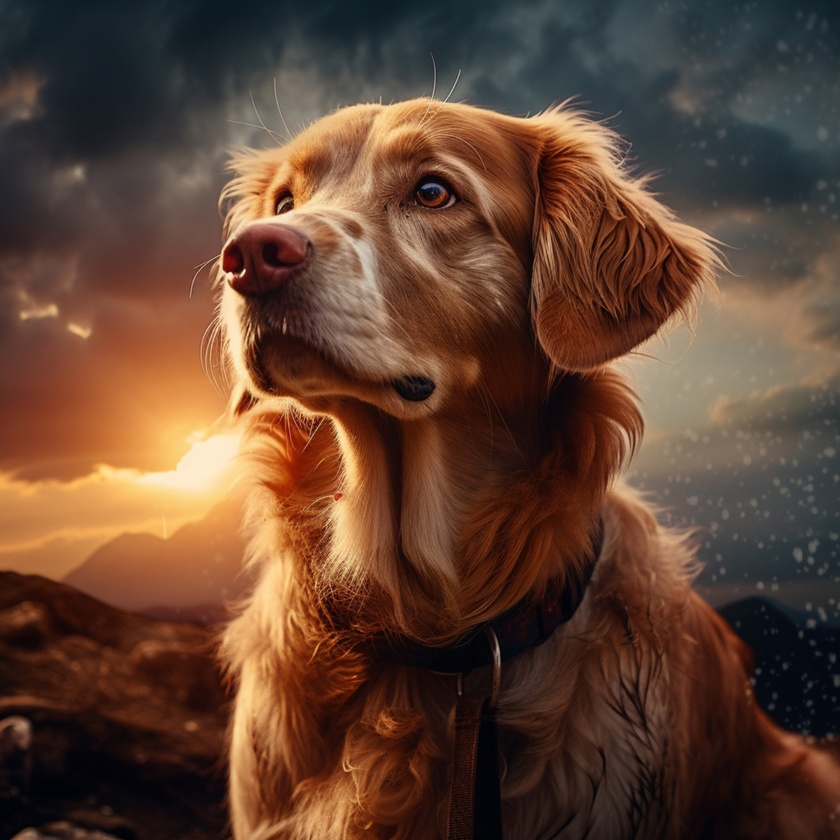
#> input picture Images/dog-image.jpg, 840 x 840 px, shrunk from 4096 x 4096 before the run, found by its file name
$ python wavelet_transform_compression.py
#> lines starting #> are read from the running program, lines starting #| are printed output that depends on the picture
import cv2
import numpy as np
import pywt

# Read image and transcribe the RGB values into a matrix
M = cv2.imread("Images/dog-image.jpg")
#> M is the input picture: shape (840, 840, 3); mean B, G, R 50.3, 66.6, 96.7

colors = []
for color in cv2.split(M):

    # Take Discrete Wavelet Transform (DWT)
    coefficients = pywt.wavedec2(color, 'haar', level=4)
    coeffs, coeffs_slices = pywt.coeffs_to_array(coefficients)


    # Discard all values with magnitude less than the tolerance (compression)
    coeffs_w = coeffs
    # Start by sorting the values by magnitude
    coeffs_sorted = np.sort(np.abs(coeffs.reshape(-1)))

    # Percentage of largest data to keep
    percent = 0.004
    # Find threshold value based on percentage
    threshold = coeffs_sorted[int(round((1-percent) * coeffs_sorted.size))]
    # Zero out all values below the threshold
    coeffs_w[np.abs(coeffs_w) < threshold] = 0

    # Take the Inverse Discrete Wavelet Transform (IDWT)
    coeffs_comp = pywt.array_to_coeffs(coeffs_w, coeffs_slices, 'wavedec2')
    img_comp = pywt.waverec2(coeffs_comp, 'haar')

    colors.append(img_comp)
#> this loop made 3 passes
#> threshold on passes 1 to 3: 190.3, 264, 328.3
#> pass 1, `coeffs, coeffs_slices = pywt.coeffs_to_array(coefficients)`:
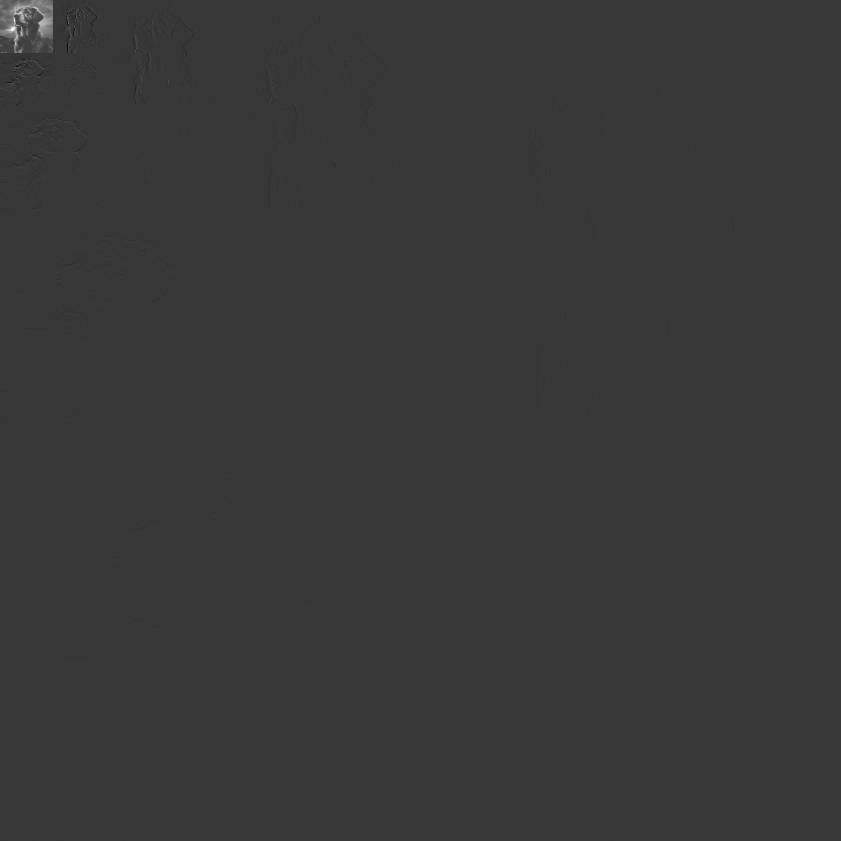
#> coeffs: shape (841, 841) float64; min -921.5, max 3280.7, mean 3.2; drawn with min black and max white
#> pass 1, `img_comp = pywt.waverec2(coeffs_comp, 'haar')`:
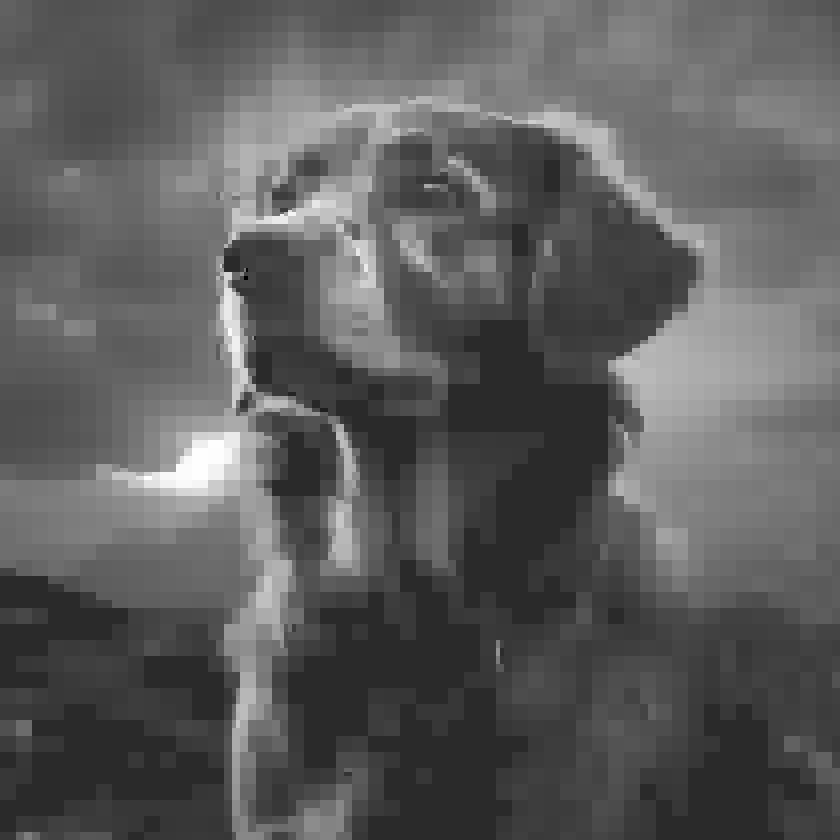
#> img_comp: shape (840, 840) float64; min -41.07, max 205.3, mean 48.9; drawn with min black and max white
#> pass 2, `img_comp = pywt.waverec2(coeffs_comp, 'haar')`:
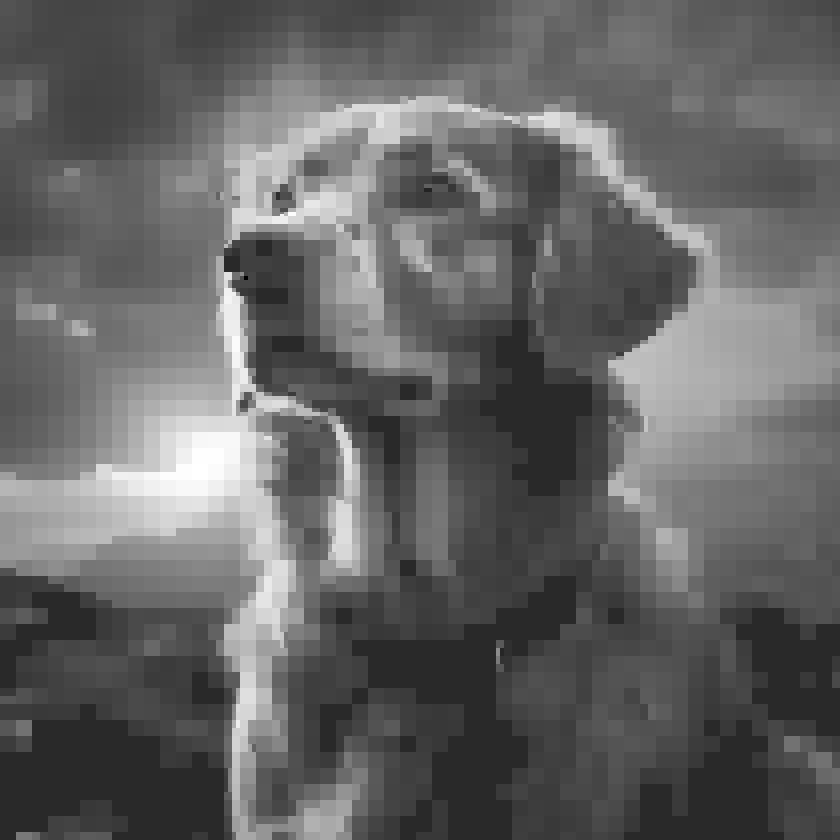
#> img_comp: shape (840, 840) float64; min -45.73, max 235.5, mean 65.4; drawn with min black and max white
#> after the loop, colors = 3 items

img = cv2.merge(colors)
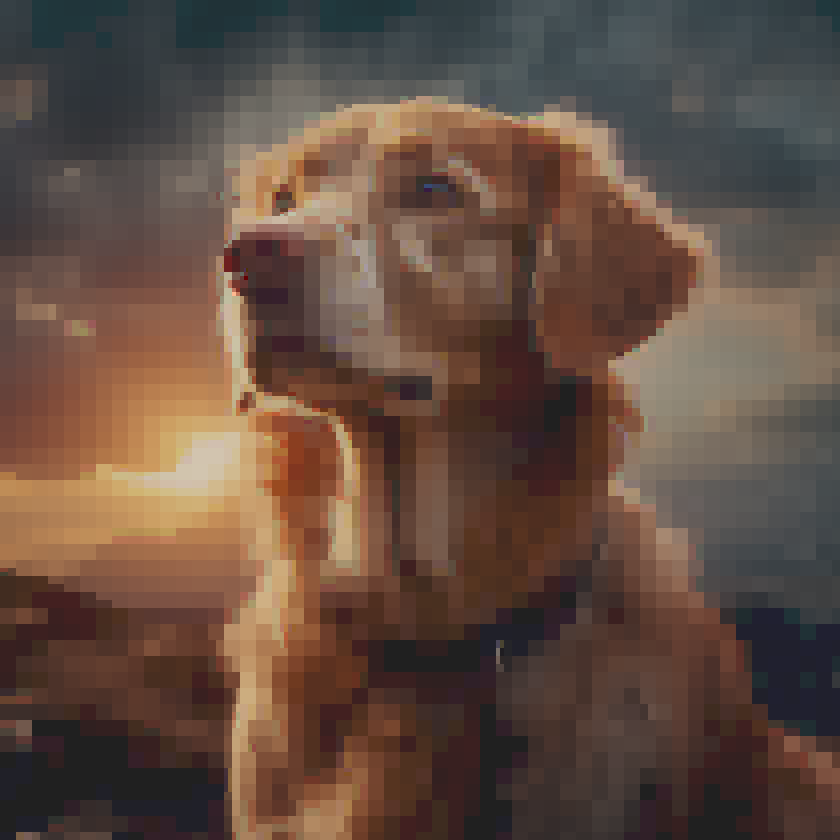
#> img: shape (840, 840, 3) float64; mean of channels 0, 1, 2 48.9, 65.4, 95.8; drawn with min black and max white

# Write compressed data to image
cv2.imwrite('Images/wavelet-supercompressed-image.png', img)
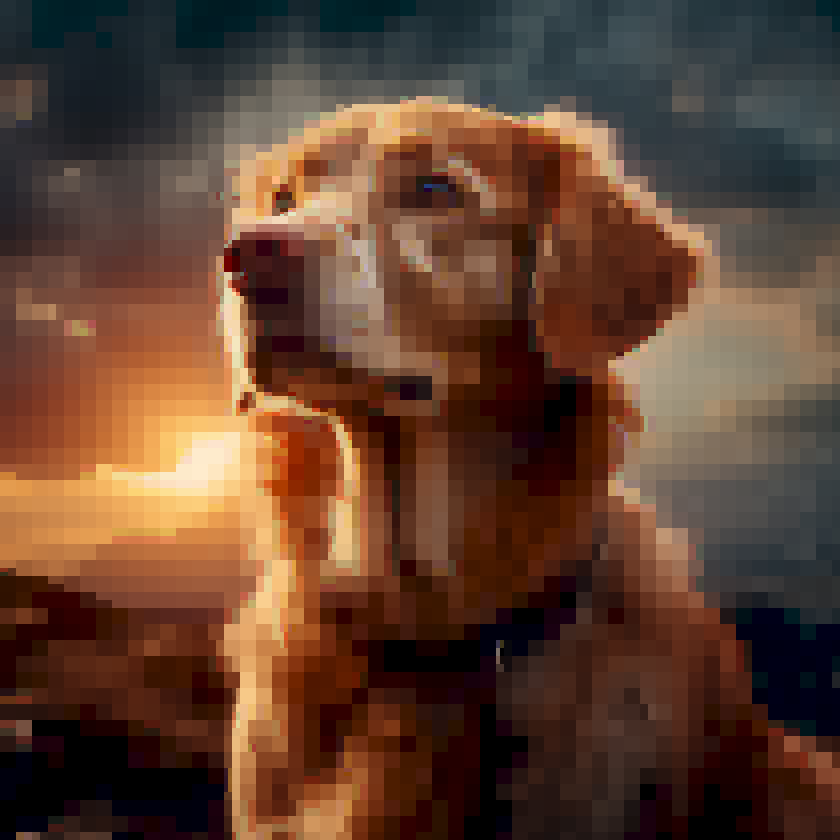
#> saved as wavelet-supercompressed-image.png: shape (840, 840, 3); mean B, G, R 48.9, 65.4, 95.8
